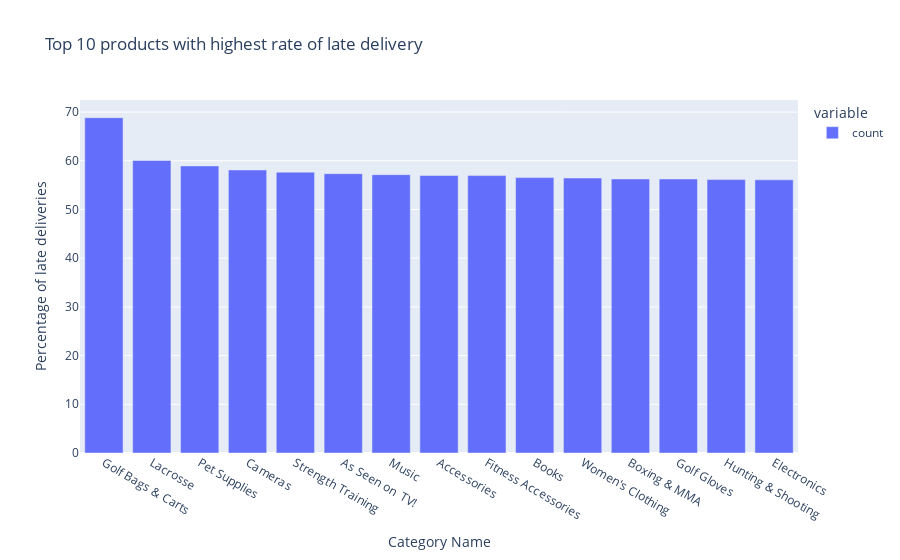

Write notebook code for a chart like this one.
### Code cell
#Calculating proproptional late deliveries
late_count=late_delivery['Category Name'].value_counts()
total_count=df['Category Name'].value_counts()
proportional_count=late_count/total_count*100
fig = px.bar(proportional_count.nlargest(15), 
             title="Top 10 products with highest rate of late delivery",
            labels={'value':'Percentage of late deliveries','index':'Category'})
fig.show()

### Figure 1 — Plotly figure (JSON) as saved in the notebook; plotly's stock layout.template omitted (floating-point values rounded to 4 significant figures)
{"data": [{"hovertemplate": "variable=count<br>Category Name=%{x}<br>Percentage of late deliveries=%{y}<extra></extra>", "legendgroup": "count", "marker": {"color": "#636efa", "pattern": {"shape": ""}}, "name": "count", "orientation": "v", "showlegend": true, "textposition": "auto", "type": "bar", "x": ["Golf Bags & Carts", "Lacrosse", "Pet Supplies", "Cameras ", "Strength Training", "As Seen on  TV!", "Music", "Accessories", "Fitness Accessories", "Books ", "Women's Clothing", "Boxing & MMA", "Golf Gloves", "Hunting & Shooting", "Electronics"], "xaxis": "x", "y": [68.85, 60.06, 58.94, 58.11, 57.66, 57.35, 57.14, 56.97, 56.96, 56.54, 56.46, 56.26, 56.26, 56.14, 56.08], "yaxis": "y"}], "layout": {"barmode": "relative", "legend": {"title": {"text": "variable"}, "tracegroupgap": 0}, "title": {"text": "Top 10 products with highest rate of late delivery"}, "xaxis": {"anchor": "y", "domain": [0, 1], "title": {"text": "Category Name"}}, "yaxis": {"anchor": "x", "domain": [0, 1], "title": {"text": "Percentage of late deliveries"}}}}
